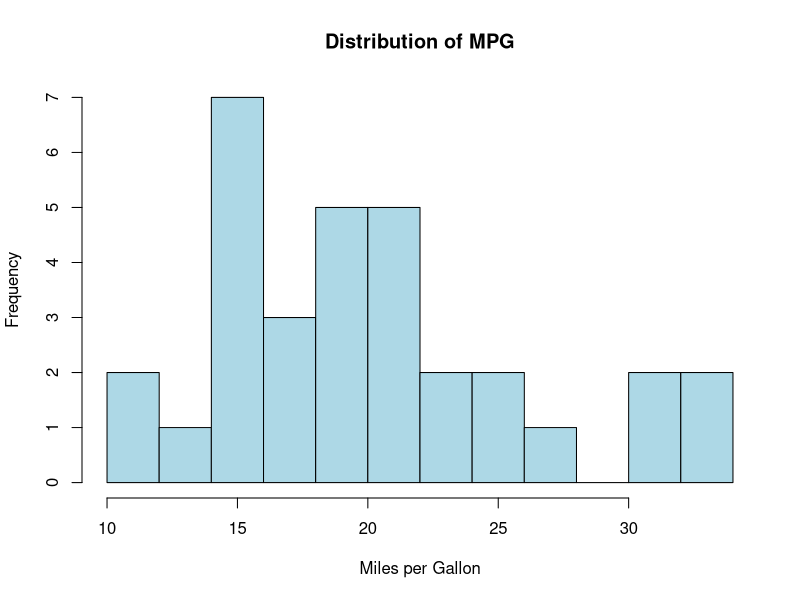

The R source for this figure:
## ---- chunk 1
knitr::opts_chunk$set(echo = FALSE)
library(ggplot2)
## ---- chunk 2
hist(mtcars$mpg, main="Distribution of MPG", xlab="Miles per Gallon", col="lightblue", border="black", breaks=10)
